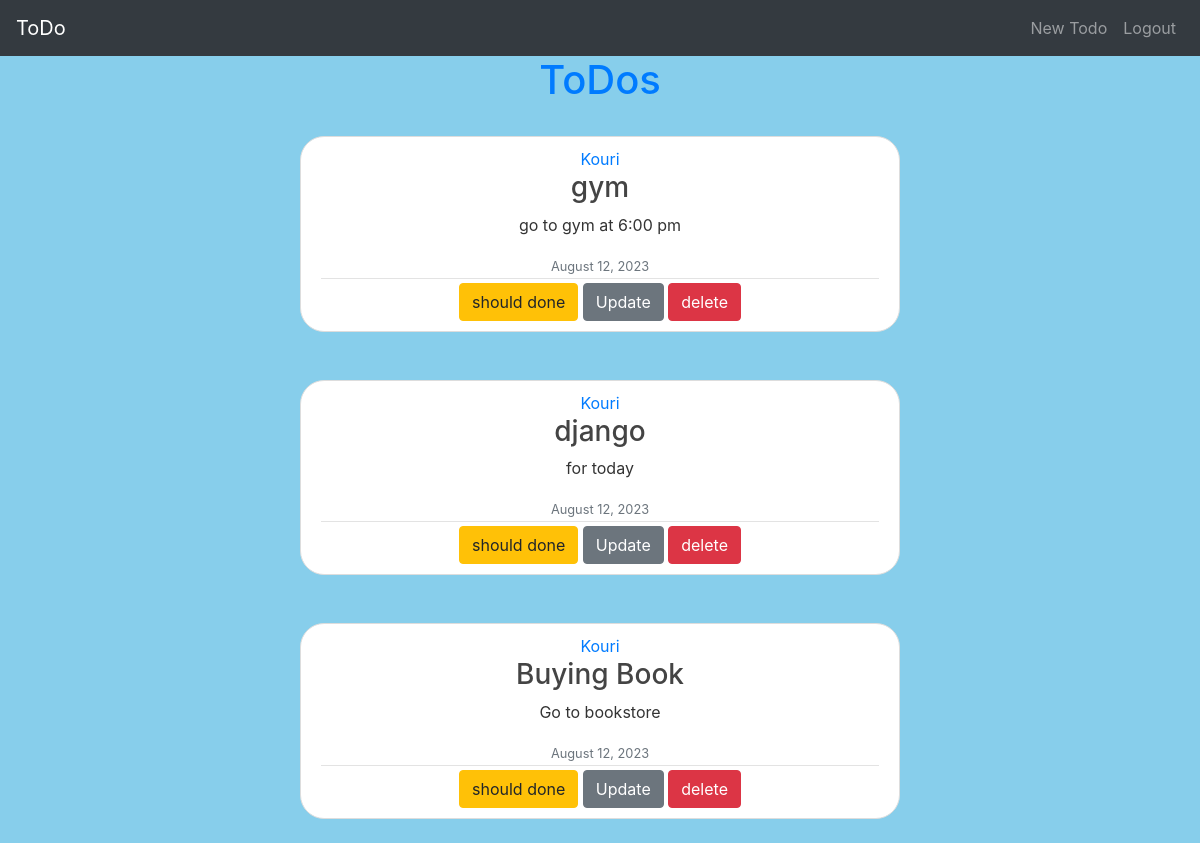
Screenshot of /todo/Kouri/ with the database file from the repository.
### todoList/models.py (models this page shows)
class ToDo(models.Model):
    author = models.ForeignKey(User, on_delete=models.CASCADE)
    title = models.CharField(max_length=200)
    content = models.TextField()
    done = models.BooleanField(default=False)
    date = models.DateTimeField(default=timezone.now)

### todoList/views.py (the view)
# urls.py: path('todo/<str:username>/', user_todo_list, name='user_todo_list'),
def user_todo_list(request, username):
    user = get_object_or_404(User, username=username)
    todos = ToDo.objects.filter(author_id=user.id).order_by('-date')
    return render(request, 'todoList/todo.html', {'todos': todos, 'user': user})

### todoList/templates/todoList/todo.html (shortened to what this page needs)
{% extends 'blog/base.html' %} {% block content %}
<h1 class="text-center text-primary">ToDos</h1>
{% for todo in todos %}
<div class="row justify-content-center">
  <article
    class="m-4 media content-section text-center"
    style="width: 50vw; border-radius: 1.5rem"
  >
    <div class="media-body">
      <div class="article-metadata">
        <a href="{% url 'user_todo_list' todo.author.username %}"
          >{{ todo.author }}</a
        >
        <h3>{{ todo.title }}</h3>
        <p class="article-content">{{ todo.content }}</p>
        <small class="text-muted">{{ todo.date|date:"F d, Y" }}</small>
      </div>
      {% if user.is_authenticated and user == todo.author %}
      <button
        class="btn btn-warning"
        type="submit"
        name="done"
        id="done"
        onClick="updateBtn(this)"
      >
        should done
      </button>
      <a href="{% url 'update_todo' todo.id %}" class="btn btn-secondary"
        >Update</a
      >
      <a href="{% url 'delete_todo' todo.id %}" class="btn btn-danger"
        >delete</a
      >
      {% endif %}
    </div>
  </article>
</div>
{% endfor %}
{% endblock content %}

### todoList/static/todoList/main.css (style rules this page uses)
body { background: #fafafa; color: #333333; }
h1, h2, h3, h4, h5, h6 { color: #444444; }
.content-section { background: #ffffff; padding: 10px 20px; border: 1px solid #dddddd; border-radius: 3px; margin-bottom: 20px; }
.article-content { white-space: pre-line; }
.article-metadata { padding-bottom: 1px; margin-bottom: 4px; border-bottom: 1px solid #e3e3e3; }

### rows the page displays
ToDo: author "Kouri", title "gym", content "go to gym at 6:00 pm", date "August 12, 2023", shows "should done"
ToDo: author "Kouri", title "django", content "for today", date "August 12, 2023", shows "should done"
ToDo: author "Kouri", title "Buying Book", content "Go to bookstore", date "August 12, 2023", shows "should done"
